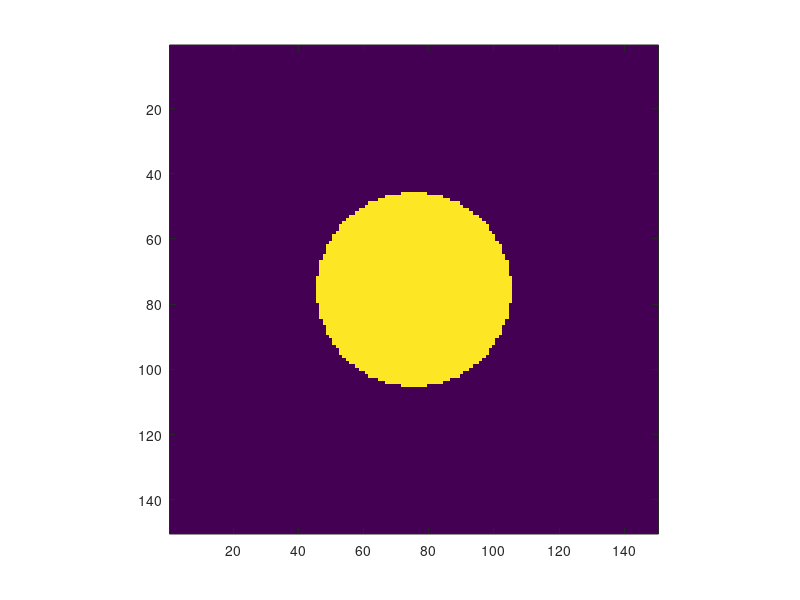

Reproduce this figure in MATLAB. (Note: this script raises an error after producing the figure.)
% test for metric uniformization
n = 150;

% obstacles
x = linspace(0,1,n);
[Y,X] = meshgrid(x,x);
r = 0.2;
c = [0.5 0.5];
R = (X-c(1)).^2 + (Y-c(2)).^2 < r^2;
% constraint map
L = zeros(n) + Inf;
L(R==1) = -Inf;
options.constraint_map = L;

% start / end
clf;
imagesc(R); axis image;
[y,x] = ginput(2);
x0 = round([x(1);y(1)]);
x1 = round([x(2);y(2)]);

% initial potential
W = ones(n);
% W(R==0) = W(R==0)/sum(W(R==0));
W(R==1) = 0;

% iterate
K = 8*n; % number of points updated each time
niter = 500;
for i=1:niter
    progressbar(i,niter);
    % perform propagation
    [D0,S] = perform_fast_marching(W, x0, options);
    [D1,S] = perform_fast_marching(W, x1, options);
    % distance between the two points
%    d = ( D0(x1(1),x1(2)) + D1(x0(1),x0(2)) )/2;   
    d = min( D0(x1(1),x1(2)), D1(x0(1),x0(2)) );
    % map to threshold
    w = (D0+D1-d);
    % find threshold
    s = sort(w(R==0));
    epsilon = s(K);
    I = find(w<=epsilon);
    imagesc(w<=epsilon);
    % update metric
    % W(I) = W(I)/1.5;
    rho = 1/10;
    W = W*(1-rho/4);
    W(I) = W(I) + rho;
    % rescale
%    W(R==0) = W(R==0)/sum(W(R==0));
    W(R==1) = 0;
end
U = 1./(0.00001+W);
U(R==1) = 0;
imagesc(U);
